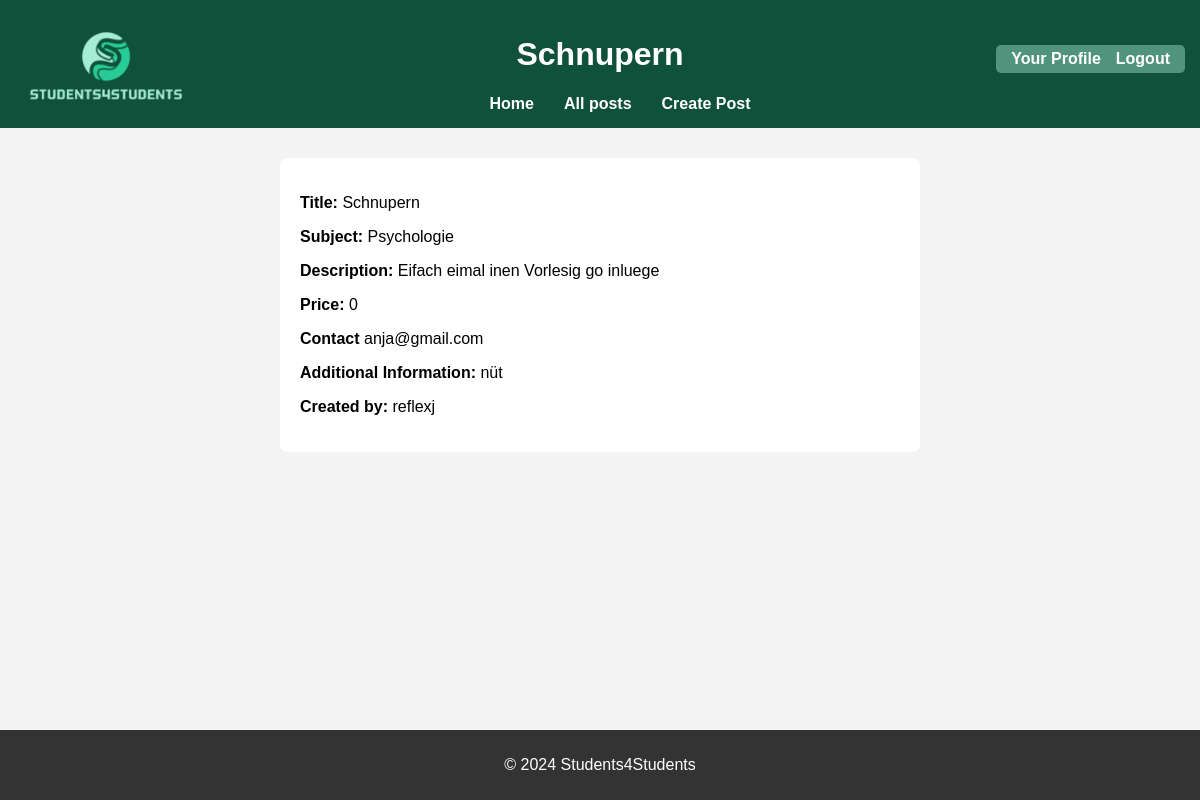
The page /request/1 (signed in) on the database its author committed.
### app.py (models this page shows, shortened)
class RequestPost(db.Model):
    id = db.Column(db.Integer, primary_key=True)
    title = db.Column(db.String(100), nullable=False)
    description = db.Column(db.String(200), nullable=False)
    subject = db.Column(db.String(100), nullable=False)
    price = db.Column(db.String(100), nullable=False)
    additional_information = db.Column(db.String(200), nullable=True)
    contact =db.Column(db.String(100), nullable = False)
    user_id = db.Column(db.Integer, db.ForeignKey('user.id'), nullable=False)
    user = db.relationship('User', backref=db.backref('requests', lazy=True))

class User(db.Model, UserMixin):
    id = db.Column(db.Integer, primary_key=True)
    username = db.Column(db.String(150), unique=True, nullable=False)
    email = db.Column(db.String(150), unique=True, nullable=False)
    password = db.Column(db.String(150), nullable=False)
    posts = db.relationship('ServicePost', backref='user', lazy=True)

### app.py (the view)
@app.route('/request/<int:request_id>')
def request_detail(request_id):
    request_post = RequestPost.query.get_or_404(request_id)
    return render_template('request_detail.html', request=request_post)

### app.py (called while the page is built)
@login_manager.user_loader
def load_user(user_id):
    return User.query.get(int(user_id))

### templates/request_detail.html (shortened to what this page needs)
<!DOCTYPE html>
<html lang="en">
<head>
    <link rel="stylesheet" href="{{ url_for('static', filename='style.css') }}">
</head>
<body>
    <header>
        <a href="/">
            <img src="{{ url_for('static', filename='images/logo.png') }}" alt="Website Logo" id="logo">
        </a>
        <h1>{{ request.title }}</h1>
        <nav>
            <ul>
                <li><a href="/">Home</a></li>
                <li><a href="/allposts">All posts</a></li>
                <li><a href="/createpost">Create Post</a></li>
            </ul>
        </nav>
        <section class="auth-links">
            {% if current_user.is_authenticated %}
                <a href="/profile">Your Profile</a>
                <a href="{{ url_for('logout') }}">Logout</a>
            {% else %}
                <a href="{{ url_for('login') }}">Login</a>
                <a href="{{ url_for('register') }}">Register</a>
            {% endif %}
        </section>
    </header>
    <main>
        <form>
            <p><strong>Title:</strong> {{ request.title }}</p>
            <p><strong>Subject:</strong> {{ request.subject }}</p>
            <p><strong>Description:</strong> {{ request.description }}</p>
            <p><strong>Price:</strong> {{ request.price }}</p>
            <p><strong>Contact</strong> {{ request.contact  }}</p>
            <p><strong>Additional Information:</strong> {{ request.additional_information }}</p>
            <p><strong>Created by:</strong> {{ request.user.username }}</p>
        </form>
    </main>
    <footer>
        <p>&copy; 2024 Students4Students</p>
    </footer>
</body>
</html>

### static/style.css (style rules this page uses)
body { font-family: Arial, sans-serif; background-color: #f4f4f4; margin: 0; padding: 0; display: flex; flex-direction: column; min-height: 100vh; }
header { background-color: #10513c; color: white; text-align: center; padding: 15px; position: relative; }
nav { display: flex; justify-content: center; align-items: center; width: 100%; }
nav ul { list-style-type: none; display: flex; gap: 30px; margin: 0; justify-content: center; align-items: center; text-align: center; }
nav ul li { margin: 0; }
nav ul li a { text-decoration: none; color: #fff; font-weight: bold; text-align: center; }
.auth-links { display: flex; gap: 15px; background-color: #50947d; position: absolute; padding: 5px 15px; border-radius: 5px; margin-left: auto; right: 15px; top: 15px; }
.auth-links a { color: white; text-decoration: none; font-weight: bold; display: inline-block; transition: transform 0.3s ease; }
main { flex: 1; }
footer { text-align: center; padding: 10px; background-color: #333; color: white; }
section { text-align: center; background-color: #fff; max-width: 620px; border-radius: 8px; margin: 30px auto; padding: 10px; }
form { max-width: 600px; margin: 30px auto; padding: 20px; background-color: #fff; border-radius: 8px; }
header img { max-height: 80px; object-fit: contain; position: absolute; top: 25px; left: 25px; }

### rows shown on the page
RequestPost: title "Schnupern", subject "Psychologie", description "Eifach eimal inen Vorlesig go inluege", price "0", contact "anja@gmail.com", additional_information "nüt"
User: user.username "reflexj"
